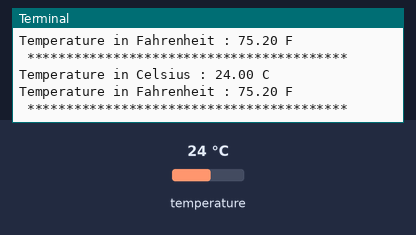
This program was run on a simulated Raspberry Pi (BCM pin numbers). Parts: the last lines printed to the terminal. Inputs (shaded band) come from the test bench; at power-on: temperature 24 °C.

Above: at 1.2 s.
1.3 s: temperature set to 12 °C
At 2.6 s:
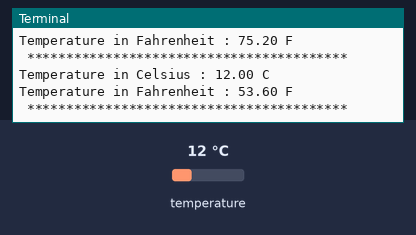
2.8 s: temperature set to 19 °C
At 3.8 s:
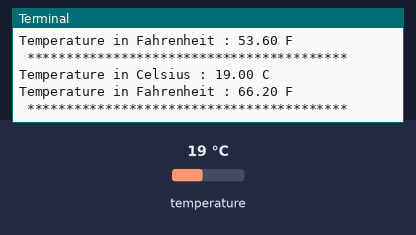
Timing chart, 0 to 5.8 s (numbered marks = the images above; inputs shaded):
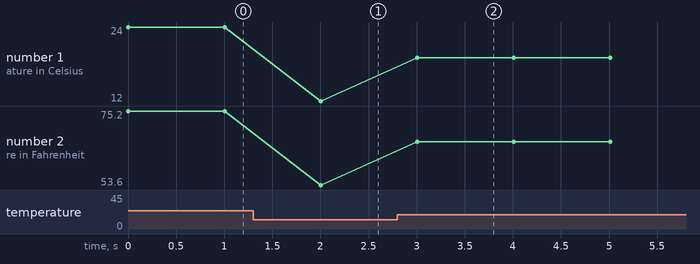

The program:

ADT75.py
```python
# (licence header left out)
import smbus
import time

# Get I2C bus
bus = smbus.SMBus(1)

# I2C Address of the device
ADT75_DEFAULT_ADDRESS		= 0x48

# ADT75 Register Map
ADT75_REG_TEMP				= 0x00 # Temperature Value
ADT75_REG_CONFIG			= 0x01 # Configuration Register
ADT75_REG_THYST				= 0x02 # THYST setpoint
ADT75_REG_TOS				= 0x03 # TOS setpoint

# ADT75 Configuration Register
ADT75_MODE_NORMAL			= 0x00 # Normal Mode
ADT75_MODE_ONESHOT			= 0x20 # One-Shot Mode
ADT75_FAULTQUEUE_1			= 0x00 # Fault Queue = 1
ADT75_FAULTQUEUE_2			= 0x08 # Fault Queue = 2
ADT75_FAULTQUEUE_4			= 0x10 # Fault Queue = 4
ADT75_FAULTQUEUE_6			= 0x18 # Fault Queue = 6
ADT75_MODE_CMP				= 0x00 # Comparater Mode
ADT75_MODE_INT				= 0x02 # Interrupt Mode
ADT75_MODE_SHUTDOWN			= 0x01 # Shutdown Mode

class ADT75():
	def __init__(self):
		self.temp_configuration()

	def temp_configuration(self):
		"""Select the temperature configuration from the given provided values"""
		TEMP_CONFIG = (ADT75_MODE_NORMAL | ADT75_FAULTQUEUE_1 | ADT75_MODE_CMP)
		bus.write_byte_data(ADT75_DEFAULT_ADDRESS, ADT75_REG_CONFIG, TEMP_CONFIG)

	def read_temp(self):
		"""Read data back from ADT75_REG_TEMP(0x00), 2 bytes, temp MSB, temp LSB"""
		data = bus.read_i2c_block_data(ADT75_DEFAULT_ADDRESS, ADT75_REG_TEMP, 2)

		# Convert the data to 12-bits
		temp = ((data[0] * 256) + data[1]) / 16
		if temp > 2047 :
			temp -= 4096
		cTemp = temp * 0.0625
		fTemp = (cTemp * 1.8) + 32

		return {'c' : cTemp, 'f' : fTemp}

from ADT75 import ADT75
adt75 = ADT75()

while True:
	temp = adt75.read_temp()
	print "Temperature in Celsius : %.2f C"%(temp['c'])
	print "Temperature in Fahrenheit : %.2f F"%(temp['f'])
	print " ***************************************** "
	time.sleep(1)
```

Measured:
- after the input at 1.3 s, the terminal: prints a new line after 0.71 s (image 1)
- after the input at 2.8 s, the terminal: prints a new line after 0.21 s (image 2)
- plotted number 1: 24 → 12 after the input at 1.3 s, 12 → 19 after the input at 2.8 s
- plotted number 2: 75.2 → 53.6 after the input at 1.3 s, 53.6 → 66.2 after the input at 2.8 s
